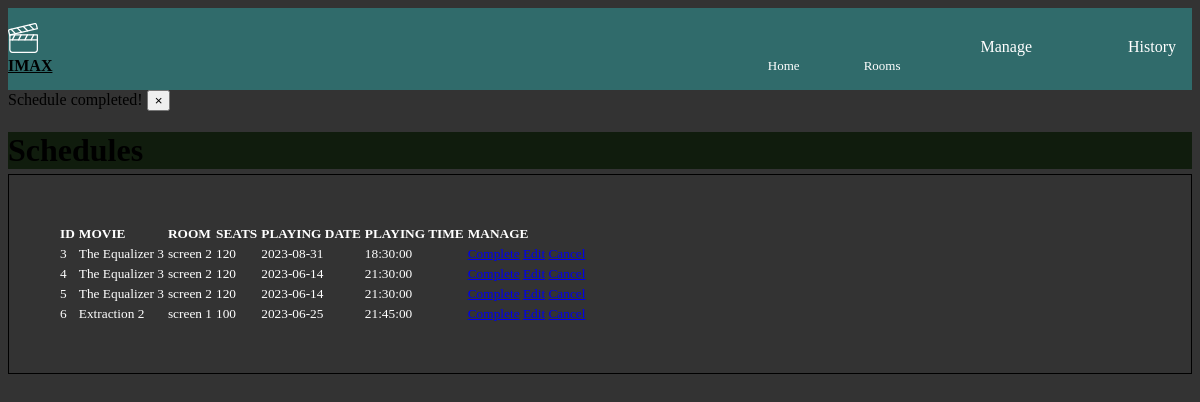
The page /schedules.php?scheduleCompleted=success on the database its author committed.
### tables this page shows
CREATE TABLE `schedule` (
  `schedule_id` int(11) NOT NULL,
  `movie_id` int(11) NOT NULL,
  `room_id` int(11) NOT NULL,
  `startDate` date NOT NULL,
  `startHours` time NOT NULL
);

CREATE TABLE `movies` (
  `movie_id` int(11) NOT NULL,
  `movieName` varchar(128) NOT NULL,
  `movieImage` longblob NOT NULL,
  `movieDescription` mediumtext NOT NULL,
  `trailers` varchar(100) NOT NULL,
  `genre` varchar(50) NOT NULL
);

CREATE TABLE `rooms` (
  `room_id` int(11) NOT NULL,
  `roomName` varchar(128) NOT NULL,
  `seat_column` int(11) NOT NULL,
  `seat_row` int(11) NOT NULL,
  `roomDescription` mediumtext NOT NULL,
  `room_image` longblob NOT NULL
);

### schedules.php (the view, shortened to what this page needs)
<!DOCTYPE html>
<html lang="en">
<head>
    <link rel="stylesheet" href="admin/assets/admin.css">
    <?php
    require "schheader.php"
    ?>
</head>
<body style="background-color:#333333;">
    	<?php
	$url = 'http://' . $_SERVER['SERVER_NAME'] . $_SERVER['REQUEST_URI'];
	if ($url === "http://localhost/ocbs/schedules.php?scheduleCanceled=success") {
        echo '<div class="alert alert-success alert-dismissible fade show" role="alert">
		Schedule canceled successfully!
            <button type="button" class="close" data-dismiss="alert" aria-label="Close">
            <span aria-hidden="true">&times;</span>
            </button>
        </div>';
	} else if ($url === "http://localhost/ocbs/schedules.php?scheduleCompleted=success") {
		echo '<div class="alert alert-success alert-dismissible fade show" role="alert">
		Schedule completed!
            <button type="button" class="close" data-dismiss="alert" aria-label="Close">
            <span aria-hidden="true">&times;</span>
            </button>
        </div>';
	} else if ($url === "http://localhost/ocbs/schedules.php?scheduleCompleted=failed") {
		echo '<div class="alert alert-danger alert-dismissible fade show" role="alert">
		Schedule did not complete, as it is booked by a customer!
            <button type="button" class="close" data-dismiss="alert" aria-label="Close">
            <span aria-hidden="true">&times;</span>
            </button>
        </div>';
	}
	?>
    <div class="jumbotron" style="background-color: #101c0d; margin-bottom: -45px;">
        <h1 class="title">Schedules</h1>
    </div>
    <div class="container-xl">
        <table class="table" >
            <tr>
                <td ><strong>ID</strong></td>
                <td><strong>MOVIE</strong></td>
                <td><strong>ROOM</strong></td>
                <td><strong>SEATS</strong></td>
                <td><strong>PLAYING DATE</strong></td>
                <td><strong>PLAYING TIME</strong></td>
                <td><strong>MANAGE</strong></td>
            </tr>
            <?php
            include "db.php";
            $query = "SELECT movies.movieName, rooms.roomName, rooms.seat_column, rooms.seat_row, schedule.startDate, schedule.startHours, schedule.schedule_id
          FROM movies
          INNER JOIN schedule ON schedule.movie_id = movies.movie_id
          INNER JOIN rooms ON schedule.room_id = rooms.room_id";
            $result = $conn->query($query);
            if ($result->num_rows > 0) {
                foreach ($result as $row) {
            ?>
                    <tr>
                        <td><?php echo $row['schedule_id']; ?></td>
                        <td><?php echo $row['movieName']; ?></td>
                        <td><?php echo $row['roomName']; ?></td>
                        <td><?php echo $row['seat_column'] * $row['seat_row']; ?></td>
                        <td><?php echo $row['startDate']; ?></td>
                        <td><?php echo $row['startHours']; ?></td>
                        <td>
                            <a href="updates/manageschedule.php?completeSchedule=<?php echo $row['schedule_id']; ?>&date=<?php echo $row['startDate']; ?>&time=<?php echo $row['startHours']; ?>&room=<?php echo $row['roomName']; ?>" class="btn btn-info btn-sm">Complete</a>
                            <a href="admin/addschedule.php?editSchedule=<?php echo $row['schedule_id']; ?>&date=<?php echo $row['startDate']; ?>&time=<?php echo $row['startHours']; ?>&room=<?php echo $row['roomName']; ?>" class="btn btn-info btn-sm">Edit</a>
                            <a href="updates/manageschedule.php?cancelSchedule=<?php echo $row['schedule_id']; ?>&date=<?php echo $row['startDate']; ?>&time=<?php echo $row['startHours']; ?>&room=<?php echo $row['roomName']; ?>" class="btn btn-danger btn-sm">Cancel</a>
                        </td>
                    </tr>
            <?php
                }
            }
            ?>
        </table>
    </div>
</body>
</html>

### schedules.php (style rules this page uses)
.table { color: white; display: grid; column-gap:1rem ; border-color: #ff6600; padding:3rem; border: 1px solid black; border-left: 1px solid black; margin-bottom: 150px; margin-top:50px; margin-right:50px solid black; font-size: smaller; }
td { margin-left:50px solid blue; justify-content: space-between; }

### rows shown on the page
schedule: schedule_id "3", movie.movieName "The Equalizer 3", room.roomName "screen 2", $row['seat_column']*$row['seat_row'] "120", startDate "2023-08-31", startHours "18:30:00"
schedule: schedule_id "4", movie.movieName "The Equalizer 3", room.roomName "screen 2", $row['seat_column']*$row['seat_row'] "120", startDate "2023-06-14", startHours "21:30:00"
schedule: schedule_id "5", movie.movieName "The Equalizer 3", room.roomName "screen 2", $row['seat_column']*$row['seat_row'] "120", startDate "2023-06-14", startHours "21:30:00"
schedule: schedule_id "6", movie.movieName "Extraction 2", room.roomName "screen 1", $row['seat_column']*$row['seat_row'] "100", startDate "2023-06-25", startHours "21:45:00"
